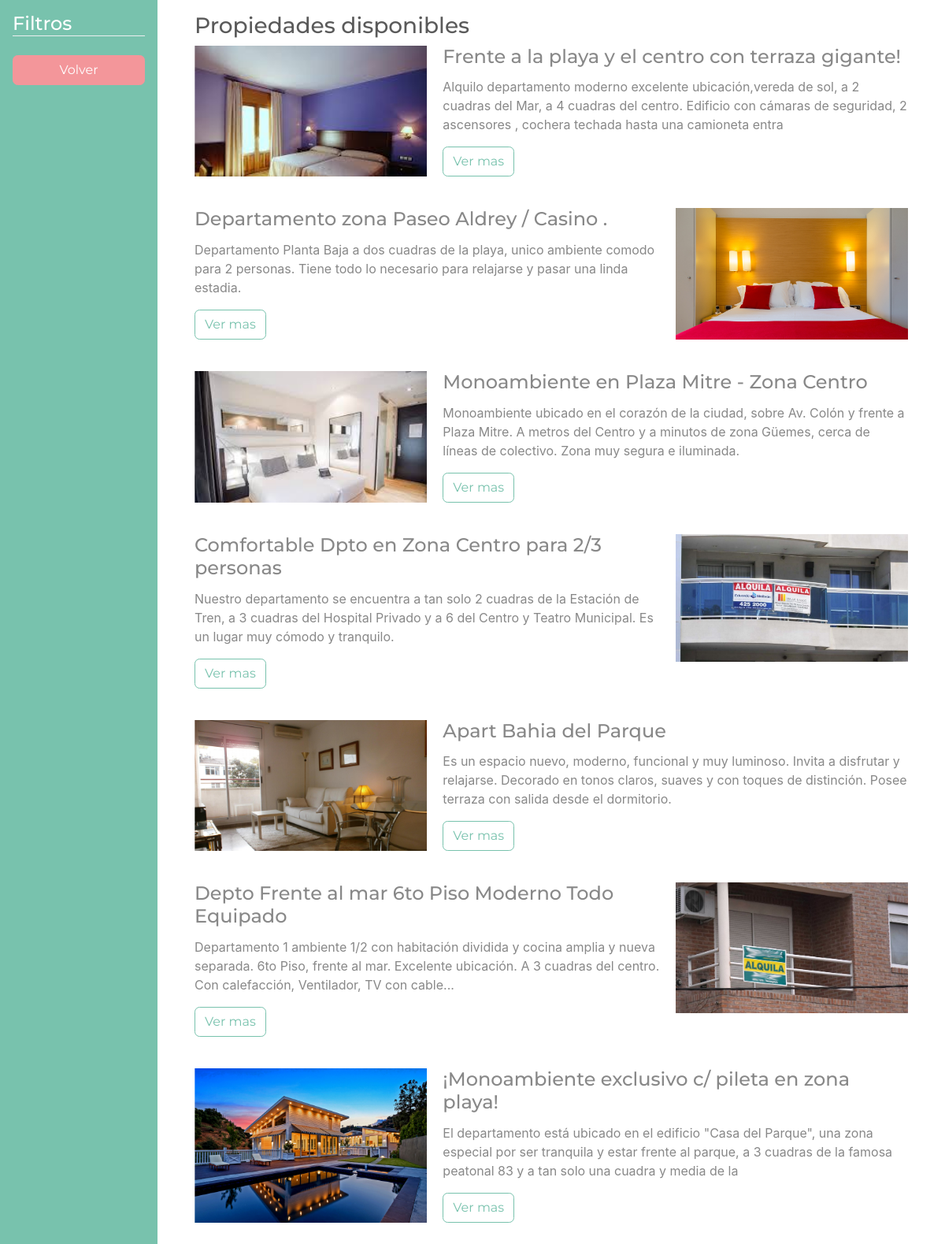
Page /propiedades/ on the committed database.
### reservas/models.py (models this page shows, shortened)
class Propiedad (models.Model):
    ciudad = models.ForeignKey(Ciudad, on_delete=models.CASCADE)
    imagen = models.ImageField(upload_to='images', default = 'images/bg.jpg')
    titulo = models.CharField(max_length=100)
    descripcion = models.CharField(max_length=200)
    precio_diario = models.FloatField(null=False, default=0.00)
    max_pax = models.IntegerField(null=False)
    dueño = models.ForeignKey(User, null=False, blank=False, on_delete=models.DO_NOTHING)
    class Meta :
        verbose_name_plural = "Propiedades"

### reservas/views.py (the view)
# urls.py: path('propiedades/', views.propiedades, name='propiedades'),
def propiedades(request):
    lista_propiedades = Propiedad.objects.all()
    context = { 'lista_propiedades': lista_propiedades, }
    return render(request, 'reservas/propiedades.html', context)

### reservas/templates/reservas/propiedades.html (shortened to what this page needs)
{% extends "head.html" %}
{% block content %}
<div class="container-fluid">
    <div class="row">
        <div class="col-2 sidebar bg-primary">
            <h4 class="text-white border-bottom">Filtros</h4>
            <a href="{% url 'index' %}"> <button type="button" class="btn btn-block btn-secondary">Volver</button></a>
        </div>
        <div class="col-10 main-content">
            <div class="properties-wrapper">
                <h3>Propiedades disponibles</h3>
                <div class="card-group vgr-cards">
                    {% if lista_propiedades|length >= 1 %}
                    {% for propiedad in lista_propiedades %}
                    <div class="card">
                        <div class="card-img-body">
                            <img class="card-img" src="{{ propiedad.imagen.url }}" alt="{{ propiedad.titulo }}">
                        </div>
                        <div class="card-body">
                            <h4 class="card-title">{{ propiedad.titulo }}</h4>
                            <p class="card-text">{{ propiedad.descripcion }}</p>
                            <a href="{% url 'propiedad' propiedad.id %}" class="btn btn-outline-primary">Ver mas</a>
                        </div>
                    </div>
                    {% endfor %}
                    {% else %}
                    <div class="alert alert-danger" role="alert">
                        No properties for this date range
                    </div>
                    {% endif %}
                </div>
            </div>
        </div>
    </div>
</div>
{% endblock %}

### reservas/static/reservas/css/custom.css (style rules this page uses)
html, body { overflow-y: hidden; height: 100%; }
.main-content { overflow-y: scroll; height: 100vh; }
.sidebar { padding: 1em; }
.properties-wrapper { padding: 1em 2em; }
.vgr-cards *.card { border: none; }
.vgr-cards *.card-img { border-radius: 0; }
.vgr-cards .card { display: flex; flex-flow: wrap; flex: 100%; margin-bottom: 40px; }
.vgr-cards .card:nth-child(even) .card-img-body { order: 2; }
.vgr-cards .card:nth-child(even) .card-body { padding-left: 0; padding-right: 1.25rem; }
.vgr-cards .card-img-body { flex: 1; overflow: hidden; position: relative; }
.vgr-cards .card-img { width: 100%; height: auto; position: absolute; margin-left: 50%; transform: translateX(-50%); }
.vgr-cards .card-body { flex: 2; padding: 0 0 0 1.25rem; }

### rows in the picture
Propiedad: imagen (picture), titulo "Frente a la playa y el centro con terraza gigante!", descripcion "Alquilo departamento moderno excelente ubicación,vereda de sol, a 2 cuadras del Mar, a 4 cuadras del centro. Edificio con cámaras de seguridad, 2 ascensores , cochera techada hasta una camioneta entra"
Propiedad: imagen (picture), titulo "Departamento zona Paseo Aldrey / Casino .", descripcion "Departamento Planta Baja a dos cuadras de la playa, unico ambiente comodo para 2 personas. Tiene todo lo necesario para relajarse y pasar una linda estadia."
Propiedad: imagen (picture), titulo "Monoambiente en Plaza Mitre - Zona Centro", descripcion "Monoambiente ubicado en el corazón de la ciudad, sobre Av. Colón y frente a Plaza Mitre. A metros del Centro y a minutos de zona Güemes, cerca de líneas de colectivo. Zona muy segura e iluminada."
Propiedad: imagen (picture), titulo "Comfortable Dpto en Zona Centro para 2/3 personas", descripcion "Nuestro departamento se encuentra a tan solo 2 cuadras de la Estación de Tren, a 3 cuadras del Hospital Privado y a 6 del Centro y Teatro Municipal. Es un lugar muy cómodo y tranquilo."
Propiedad: imagen (picture), titulo "Apart Bahia del Parque", descripcion "Es un espacio nuevo, moderno, funcional y muy luminoso. Invita a disfrutar y relajarse. Decorado en tonos claros, suaves y con toques de distinción. Posee terraza con salida desde el dormitorio."
Propiedad: imagen (picture), titulo "Depto Frente al mar 6to Piso Moderno Todo Equipado", descripcion "Departamento 1 ambiente 1/2 con habitación dividida y cocina amplia y nueva separada. 6to Piso, frente al mar. Excelente ubicación. A 3 cuadras del centro. Con calefacción, Ventilador, TV con cable..."
Propiedad: imagen (picture), titulo "¡Monoambiente exclusivo c/ pileta en zona playa!", descripcion "El departamento está ubicado en el edificio \"Casa del Parque\", una zona especial por ser tranquila y estar frente al parque, a 3 cuadras de la famosa peatonal 83 y a tan solo una cuadra y media de la"
